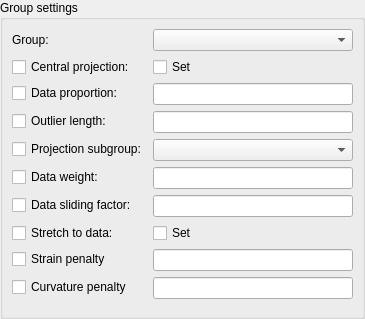
<?xml version="1.0" encoding="UTF-8"?>
<ui version="4.0">
 <class>GroupSettingsWidget</class>
 <widget class="QWidget" name="GroupSettingsWidget">
  <property name="geometry">
   <rect>
    <x>0</x>
    <y>0</y>
    <width>365</width>
    <height>319</height>
   </rect>
  </property>
  <property name="windowTitle">
   <string>Group Settings</string>
  </property>
  <layout class="QHBoxLayout" name="horizontalLayout">
   <property name="leftMargin">
    <number>0</number>
   </property>
   <property name="topMargin">
    <number>0</number>
   </property>
   <property name="rightMargin">
    <number>0</number>
   </property>
   <property name="bottomMargin">
    <number>0</number>
   </property>
   <item>
    <widget class="QGroupBox" name="groupSettings_groupBox">
     <property name="sizePolicy">
      <sizepolicy hsizetype="Preferred" vsizetype="Minimum">
       <horstretch>0</horstretch>
       <verstretch>0</verstretch>
      </sizepolicy>
     </property>
     <property name="title">
      <string>Group settings</string>
     </property>
     <layout class="QFormLayout" name="groupSettings_Layout">
      <property name="bottomMargin">
       <number>0</number>
      </property>
      <item row="1" column="0">
       <widget class="QLabel" name="groupSettings_label">
        <property name="text">
         <string>Group:</string>
        </property>
       </widget>
      </item>
      <item row="1" column="1">
       <widget class="FieldChooserWidget" name="groupSettings_fieldChooser">
        <property name="sizePolicy">
         <sizepolicy hsizetype="Expanding" vsizetype="Preferred">
          <horstretch>0</horstretch>
          <verstretch>0</verstretch>
         </sizepolicy>
        </property>
       </widget>
      </item>
      <item row="2" column="0">
       <widget class="QCheckBox" name="groupConfigCentralProjection_checkBox">
        <property name="text">
         <string>Central projection:</string>
        </property>
       </widget>
      </item>
      <item row="2" column="1">
       <widget class="QCheckBox" name="groupConfigCentralProjectionSet_checkBox">
        <property name="toolTip">
         <string>&lt;html&gt;&lt;head/&gt;&lt;body&gt;&lt;p&gt;When set, data projections are made as if centroid of group data has been moved to centroid of model group they project on to.&lt;/p&gt;&lt;p&gt;Use early in fit for groups that are not near their data, but generally unset later.&lt;/p&gt;&lt;/body&gt;&lt;/html&gt;</string>
        </property>
        <property name="text">
         <string>Set</string>
        </property>
        <property name="tristate">
         <bool>false</bool>
        </property>
       </widget>
      </item>
      <item row="4" column="0">
       <widget class="QCheckBox" name="groupConfigDataProportion_checkBox">
        <property name="text">
         <string>Data proportion:</string>
        </property>
        <property name="tristate">
         <bool>true</bool>
        </property>
       </widget>
      </item>
      <item row="4" column="1">
       <widget class="QLineEdit" name="groupConfigDataProportion_lineEdit">
        <property name="toolTip">
         <string>&lt;html&gt;&lt;head/&gt;&lt;body&gt;&lt;p&gt;Value from 0.0 to 1.0 giving proportion of data included in fit expression.&lt;/p&gt;&lt;/body&gt;&lt;/html&gt;</string>
        </property>
       </widget>
      </item>
      <item row="5" column="0">
       <widget class="QCheckBox" name="groupConfigOutlierLength_checkBox">
        <property name="text">
         <string>Outlier length:</string>
        </property>
       </widget>
      </item>
      <item row="5" column="1">
       <widget class="QLineEdit" name="groupConfigOutlierLength_lineEdit">
        <property name="toolTip">
         <string>&lt;html&gt;&lt;head/&gt;&lt;body&gt;&lt;p&gt;Value for excluding outlier data points based on projection length:&lt;/p&gt;&lt;p&gt;&amp;lt; 0.0: Proportion of maximum projection length to exclude e.g. -0.1 removes data points with projections within 10% of maximum.&lt;/p&gt;&lt;p&gt;0.0: No outlier exclusion applied.&lt;/p&gt;&lt;p&gt;&amp;gt;0.0: Positive absolute projection length above which data points are excluded.&lt;/p&gt;&lt;/body&gt;&lt;/html&gt;</string>
        </property>
       </widget>
      </item>
      <item row="7" column="0">
       <widget class="QCheckBox" name="groupFitDataWeight_checkBox">
        <property name="text">
         <string>Data weight:</string>
        </property>
        <property name="tristate">
         <bool>true</bool>
        </property>
       </widget>
      </item>
      <item row="7" column="1">
       <widget class="QLineEdit" name="groupFitDataWeight_lineEdit">
        <property name="toolTip">
         <string>&lt;html&gt;&lt;head/&gt;&lt;body&gt;&lt;p&gt;Real value multiplying the data projection error; higher values make the group fit closer relative to other groups&lt;/p&gt;&lt;p&gt;It is recommended that the default group data weight be kept at 1.0 and other weights or penalties changed relative to it.&lt;/p&gt;&lt;/body&gt;&lt;/html&gt;</string>
        </property>
       </widget>
      </item>
      <item row="8" column="0">
       <widget class="QCheckBox" name="groupFitDataSlidingFactor_checkBox">
        <property name="text">
         <string>Data sliding factor:</string>
        </property>
        <property name="tristate">
         <bool>true</bool>
        </property>
       </widget>
      </item>
      <item row="8" column="1">
       <widget class="QLineEdit" name="groupFitDataSlidingFactor_lineEdit">
        <property name="toolTip">
         <string>&lt;html&gt;&lt;head/&gt;&lt;body&gt;&lt;p&gt;Factor multiplying group weight in sliding directions.&lt;/p&gt;&lt;p&gt;Default value 0.1 gives some sliding resistance.&lt;/p&gt;&lt;p&gt;Value 0.0 gives zero sliding resistance. Note a small positive value &amp;lt;&amp;lt; 1.0 may aid stability in the absence of other constraints.&lt;/p&gt;&lt;p&gt;Higher values increasingly apply stretch to span of data, but also limit movement which can cause tangential wrinkling.&lt;/p&gt;&lt;/body&gt;&lt;/html&gt;</string>
        </property>
       </widget>
      </item>
      <item row="9" column="0">
       <widget class="QCheckBox" name="groupFitDataStretch_checkBox">
        <property name="text">
         <string>Stretch to data:</string>
        </property>
        <property name="tristate">
         <bool>true</bool>
        </property>
       </widget>
      </item>
      <item row="9" column="1">
       <widget class="QCheckBox" name="groupFitDataStretchSet_checkBox">
        <property name="toolTip">
         <string>&lt;html&gt;&lt;head/&gt;&lt;body&gt;&lt;p&gt;Default On stretches model to span of data by applying full data weight in projection tangent direction where projections have a non-negligible tangent component.&lt;/p&gt;&lt;p&gt;Set to Off for groups cut to variable lengths between specimens so feature is oriented but keeps reference length from model.&lt;/p&gt;&lt;/body&gt;&lt;/html&gt;</string>
        </property>
        <property name="text">
         <string>Set</string>
        </property>
       </widget>
      </item>
      <item row="10" column="0">
       <widget class="QCheckBox" name="groupFitStrainPenalty_checkBox">
        <property name="text">
         <string>Strain penalty</string>
        </property>
        <property name="tristate">
         <bool>true</bool>
        </property>
       </widget>
      </item>
      <item row="10" column="1">
       <widget class="QLineEdit" name="groupFitStrainPenalty_lineEdit">
        <property name="toolTip">
         <string>&lt;html&gt;&lt;head/&gt;&lt;body&gt;&lt;p&gt;Penalty on finite (Lagrange) strains relative to last reference state.&lt;/p&gt;&lt;p&gt;Up to 9 values for 3D model fit, 4 for 2D, 1 for 1D.&lt;/p&gt;&lt;/body&gt;&lt;/html&gt;</string>
        </property>
       </widget>
      </item>
      <item row="11" column="0">
       <widget class="QCheckBox" name="groupFitCurvaturePenalty_checkBox">
        <property name="text">
         <string>Curvature penalty</string>
        </property>
        <property name="tristate">
         <bool>true</bool>
        </property>
       </widget>
      </item>
      <item row="11" column="1">
       <widget class="QLineEdit" name="groupFitCurvaturePenalty_lineEdit">
        <property name="toolTip">
         <string>&lt;html&gt;&lt;head/&gt;&lt;body&gt;&lt;p&gt;Penalty on curvature (gradient of displacement gradient) relative to last reference state.&lt;/p&gt;&lt;p&gt;Up to 9 values per coordinate component for 3D model fit, 4 for 2D, 1 for 1D.&lt;/p&gt;&lt;/body&gt;&lt;/html&gt;</string>
        </property>
       </widget>
      </item>
      <item row="6" column="0">
       <widget class="QCheckBox" name="groupConfigProjectionSubgroup_checkBox">
        <property name="text">
         <string>Projection subgroup:</string>
        </property>
       </widget>
      </item>
      <item row="6" column="1">
       <widget class="FieldChooserWidget" name="groupConfigProjectionSubgroup_fieldChooser">
        <property name="toolTip">
         <string>&lt;html&gt;&lt;head/&gt;&lt;body&gt;&lt;p&gt;Optional subgroup to restrict projections to its intersection with the main group.&lt;/p&gt;&lt;p&gt;Must be a 1-D or 2-D group and may be lower dimension than the main group.&lt;/p&gt;&lt;/body&gt;&lt;/html&gt;</string>
        </property>
       </widget>
      </item>
     </layout>
    </widget>
   </item>
  </layout>
 </widget>
 <customwidgets>
  <customwidget>
   <class>FieldChooserWidget</class>
   <extends>QComboBox</extends>
   <header>cmlibs/widgets/fieldchooserwidget.h</header>
  </customwidget>
 </customwidgets>
 <resources/>
 <connections/>
</ui>
